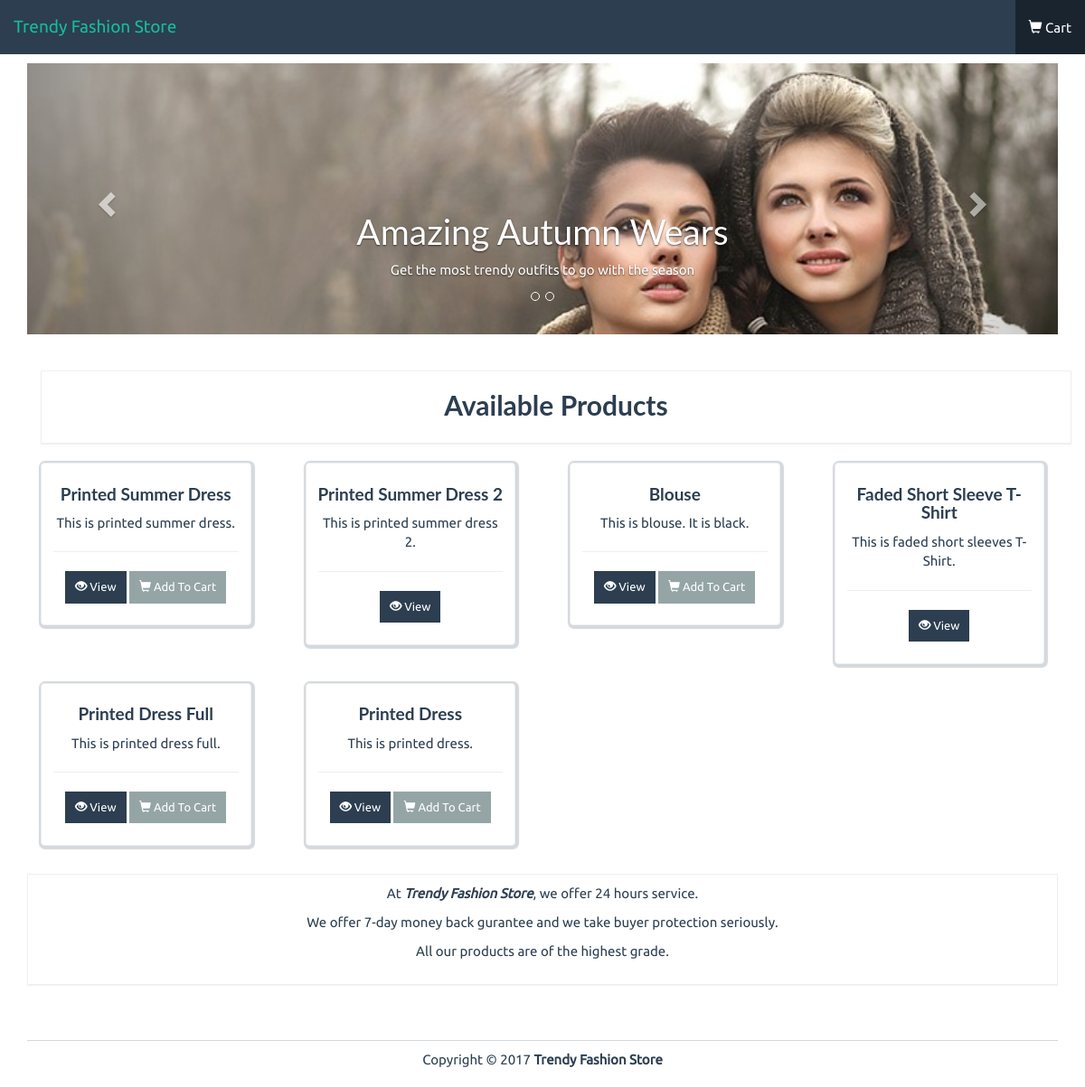
The page / on the database its author committed.
### dao/model/models.py (models this page shows)
class Product(db.Model):
    id = db.Column(db.Integer, primary_key=True)
    name = db.Column(db.String(50), unique=True)
    price = db.Column(db.Integer)
    stock = db.Column(db.Integer)
    description = db.Column(db.String(500))
    image = db.Column(db.String(100))
    orders = db.relationship('OrderItem', backref='product', lazy=True)

### app.py (the view)
    @app.route('/')
    def index():
        products = db.session.query(Product).all()
        return render_template('index.html', products=products), 200

### app.py (called while the page is built)
def create_app(config: Config) -> Flask:
    app = Flask(__name__)
    app.config.from_object(config)
    app.app_context().push()
    @app.route('/')
    def index():
        products = db.session.query(Product).all()
        return render_template('index.html', products=products), 200
    api = Api(app=app, title='Store', doc='/docs')
    api.add_namespace(admin_ns)
    api.add_namespace(store_ns)
    db.init_app(app)
    Migrate(app, db)
    configure_uploads(app, photos)
    @app.context_processor
    def utility_processor():
        count = 0
        if session.get('cart'):
            for item in session['cart']:
                count += item['quantity']
        return dict(count=count)
    return app

### templates/index.html (shortened to what this page needs)
{% extends "base.html" %}
{% block body %}
<div class="row">
	<div class="col-lg-12">
		<div id="carousel-id" class="carousel slide" data-ride="carousel">
			<ol class="carousel-indicators">
				<li data-target="#carousel-id" data-slide-to="0" class=""></li>
				<li data-target="#carousel-id" data-slide-to="1" class=""></li>
			</ol>
			<div class="carousel-inner">
				<div class="item active" style="height: 300px;">
					<img alt="First slide" src="{{ url_for('static', filename='imgs/1.jpg') }}" style="width: 100%;">
					<div class="container">
						<div class="carousel-caption">
							<h1>Amazing Autumn Wears</h1>
							<p>
								Get the most trendy outfits to go with the season
							</p>
						</div>
					</div>
				</div>
			</div>
			<a class="left carousel-control" href="#carousel-id" data-slide="prev"><span class="glyphicon glyphicon-chevron-left"></span></a>
			<a class="right carousel-control" href="#carousel-id" data-slide="next"><span class="glyphicon glyphicon-chevron-right"></span></a>
		</div>
	</div>
</div>
<div class="container" style="margin-top: 40px !important;">
	<div class="row">
		<div class="col-lg-12">
			<div class="panel panel-default">
				<div class="panel-body">
					<h4 class="text-center pageTitle">Available Products</h4>
				</div>
			</div>
		</div>
	</div>
</div>
<div class="row">
	{% for product in products %}
	<div class="col-lg-3">
		<div class="col-xs-12 col-sm-12 col-md-12 col-lg-12">
			<div class="thumbnail">
				<div class="caption text-center">
					<h4 class="bold">{{ product.name }}</h4>
					<p>
						{{ product.description }}
					</p>
					<hr />
					<p>
						<a href="{{ url_for('store_product_item', pid=product.id) }}" class="btn btn-primary btn-sm">
							<i class="glyphicon glyphicon-eye-open"></i> View
						</a>
						{% if product.stock > 0 %}
						<a href="{{ url_for('store_quick_add', qid=product.id) }}" class="btn btn-default btn-sm">
							<i class="glyphicon glyphicon-shopping-cart"></i> Add To Cart
						</a>
						{% endif %}
					</p>
				</div>
			</div>
		</div>
	</div>
	{% endfor %}
</div>
<div class="row pad">
	<div class="col-lg-12">
		<div class="panel panel-default">
			<div class="panel-body text-center">
				<p>At <strong><em>Trendy Fashion Store</em></strong>, we offer 24 hours service.</p>
				<p>We offer 7-day money back gurantee and we take buyer protection seriously.</p>
				<p>All our products are of the highest grade.</p>
			</div>
		</div>
	</div>
</div>
{% endblock %}

### static/css/styles.css (style rules this page uses)
body { font-family: Ubuntu, verdana, georgia, serif, sans-serif; }
a, a:hover, a:active, a:focus, a:visited { text-decoration: none; }
.bold { font-weight: bolder !important; }
div.panel, .btn, .navbar { border-radius: 0; }
.pad { margin-top: 10px !important; }
div.panel-body { padding-top: 10px; }
.btn-primary { background-color: rgb(44, 62, 80); border-color: rgba(44, 62, 80, .5); }
.pageTitle { font-size: 30px; font-weight: bold; }
div.thumbnail { box-shadow: 1px 1px 1px 3px rgba(44, 62, 80, .2); }

### rows shown on the page
Product: name "Printed Summer Dress", description "This is printed summer dress."
Product: name "Printed Summer Dress 2", description "This is printed summer dress 2."
Product: name "Blouse", description "This is blouse. It is black."
Product: name "Faded Short Sleeve T-Shirt", description "This is faded short sleeves T-Shirt."
Product: name "Printed Dress Full", description "This is printed dress full."
Product: name "Printed Dress", description "This is printed dress."
